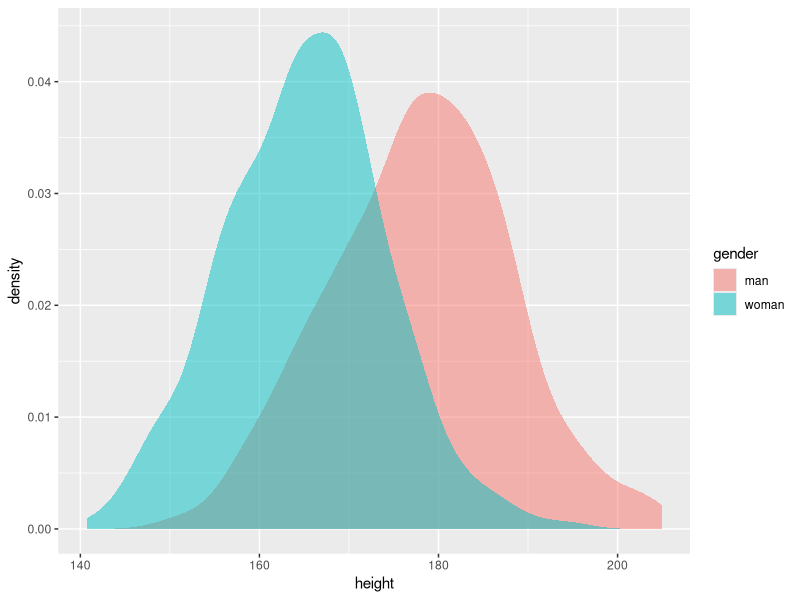

This figure's R source:
## ---- chunk 1
library(dplyr)
library(ggplot2)
## ---- chunk 2
#' Calculate P(Z = 1 | W = w)
#'
#' @param x numeric vector of samples
#' @param theta numeric parameter vector (mu1, mu2, var1, var2, p)
#'
#' @return probability that Z = 1 given W = w
prob_z <- function(x, theta) {
  num <- theta[5] * dnorm(x, mean = theta[1], sd = sqrt(theta[3]))
  denom <- num + (1 - theta[5]) * dnorm(x, mean = theta[2], sd = sqrt(theta[4]))
  num / denom
}

#' Calculate the parameter vector
#'
#' @param x numeric vector of samples
#' @param prob vector of probabilities P(Z = 1 | theta, X)
#'
#' @return parameter vector (mu1, mu2, var1, var2, p)
find_params <- function(x, prob) {
  mu1 <- sum(prob * x) / sum(prob)
  var1 <- sum(prob * (x - mu1) ^ 2) / sum(prob)
  mu2 <- sum((1 - prob) * x) / sum(1 - prob)
  var2 <- sum((1 - prob) * (x - mu2) ^ 2) / sum(1 - prob)
  # estimate for p1 is just the mean of the probability vector 
  p <- mean(prob)
  c(mu1, mu2, var1, var2, p)
}

#' EM algorithm
#'
#' @param x numeric vector of samples
#' @param theta0 initial parameter vector (mu1, mu2, var1, var2, p)
#' @param eps iteration tolerance
#'
#' @return estimated parameter vector
em_est <- function(x, theta0, eps = 1e-6) {
  theta_old <- theta0
  # whatever epsilon was specified, we need our initial difference to be larger 
  d <- eps + 1
  while (all(abs(d) > eps)) {
    # E-step
    prob <- prob_z(x, theta_old)
    # M-step
    theta_new <- find_params(x, prob)
    d <- theta_new - theta_old
    theta_old <- theta_new
  }
  theta_old
}
## ---- chunk 3
#' Sample from Gaussian mixture model parameterized by theta
#' 
#' @param n number of samples
#' @param theta numeric parameter vector (mu1, mu2, var1, var2, p)
#'
#' @return samples from mixture model
sample_mixture <- function(n, theta) {
  # with probability p = theta[5], X ~ N(mu1, var1)
  component <- runif(n) <= theta[5]
  samples <- numeric(n)
  samples[component] <- rnorm(
    sum(component), mean = theta[1], sd = sqrt(theta[3])
  )
  samples[!component] <- rnorm(
    sum(!component), mean = theta[2], sd = sqrt(theta[4])
  )
  dplyr::tibble(
    gender = if_else(component, "man", "woman"),
    height = samples
  )
}  
set.seed(123)
data <- sample_mixture(1000, theta = c(178, 165, 10 ^ 2, 9 ^ 2, 0.4))

data %>% 
  dplyr::group_by(gender) %>% 
  dplyr::summarize_all(funs(length, mean, sd))
## ---- chunk 4
data %>% 
  ggplot2::ggplot(aes(x = height, fill = gender)) +
  ggplot2::stat_density(position = "identity", alpha = 0.5)
## ---- chunk 5
mu0 <- sample(data$height, size = 2, replace = FALSE) 
var0 <- with(data, sum((height - mean(height)) ^ 2) / length(height))
theta0 <- c(mu0, rep(var0, 2), 0.5)
theta_est <- em_est(data$height, theta0)
theta_est
